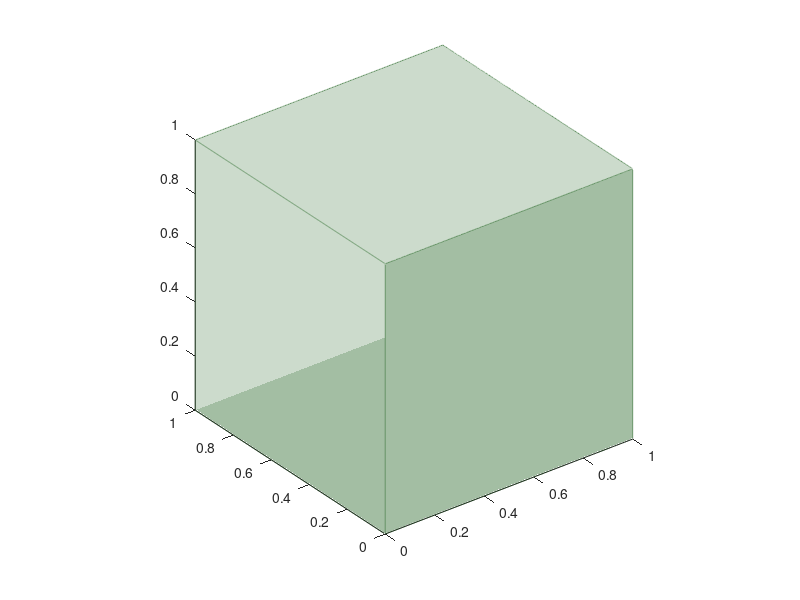

Here is the MATLAB script that generated this plot:
close all; clc; clear all;

%define the 8 vertices of a cube
v = [0 0 0; 1 0 0; 1 1 0; 0 1 0; 0 0 1; 1 0 1; 1 1 1; 0 1 1]; 
%define the 6 faces in terms of the 8 vertices
f = [1 2 3 4; 5 6 7 8; 2 3 7 6; 1 4 8 5; 3 4 8 7; 1 2 6 5];
%set the color to 0 red, 0.3 green, and 0 blue for the 8 vertices

fvc = [0 .3 0; 0 .3 0; 0 .3 0; 0 .3 0; 0 .3 0; 0 .3 0; 0 .3 0; 0 .3 0;];


myh = figure(1);
%set up the standard 3D view
view(3); axis square



%image the green translucent cube
patch('Vertices',v,'Faces',f,'FaceVertexCData',fvc,...
         'FaceColor','interp','EdgeColor','flat',...
          'FaceAlpha', 0.2)
